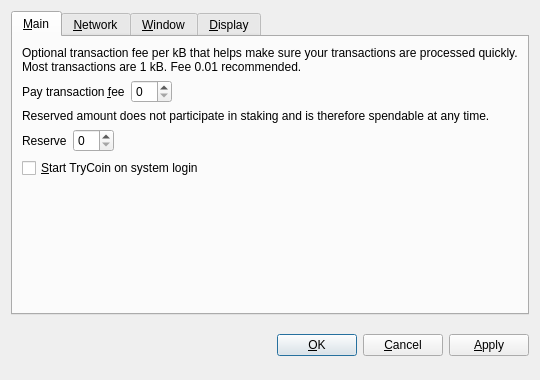
<?xml version="1.0" encoding="UTF-8"?>
<ui version="4.0">
 <class>OptionsDialog</class>
 <widget class="QDialog" name="OptionsDialog">
  <property name="geometry">
   <rect>
    <x>0</x>
    <y>0</y>
    <width>540</width>
    <height>380</height>
   </rect>
  </property>
  <property name="windowTitle">
   <string>Options</string>
  </property>
  <property name="modal">
   <bool>true</bool>
  </property>
  <layout class="QVBoxLayout" name="verticalLayout">
   <item>
    <widget class="QTabWidget" name="tabWidget">
     <property name="tabPosition">
      <enum>QTabWidget::North</enum>
     </property>
     <property name="currentIndex">
      <number>0</number>
     </property>
     <widget class="QWidget" name="tabMain">
      <attribute name="title">
       <string>&amp;Main</string>
      </attribute>
      <layout class="QVBoxLayout" name="verticalLayout_Main">
       <item>
        <widget class="QLabel" name="transactionFeeInfoLabel">
         <property name="text">
          <string>Optional transaction fee per kB that helps make sure your transactions are processed quickly. Most transactions are 1 kB. Fee 0.01 recommended.</string>
         </property>
         <property name="textFormat">
          <enum>Qt::PlainText</enum>
         </property>
         <property name="wordWrap">
          <bool>true</bool>
         </property>
        </widget>
       </item>
       <item>
        <layout class="QHBoxLayout" name="horizontalLayoutFee">
         <item>
          <widget class="QLabel" name="transactionFeeLabel">
           <property name="text">
            <string>Pay transaction &amp;fee</string>
           </property>
           <property name="textFormat">
            <enum>Qt::PlainText</enum>
           </property>
           <property name="buddy">
            <cstring>transactionFee</cstring>
           </property>
          </widget>
         </item>
         <item>
          <widget class="BitcoinAmountField" name="transactionFee"/>
         </item>
         <item>
          <spacer name="horizontalSpacerFee">
           <property name="orientation">
            <enum>Qt::Horizontal</enum>
           </property>
           <property name="sizeHint" stdset="0">
            <size>
             <width>40</width>
             <height>20</height>
            </size>
           </property>
          </spacer>
         </item>
        </layout>
       </item>
       <item>
        <widget class="QLabel" name="reserveBalanceInfoLabel">
         <property name="text">
          <string>Reserved amount does not participate in staking and is therefore spendable at any time.</string>
         </property>
         <property name="textFormat">
          <enum>Qt::PlainText</enum>
         </property>
         <property name="wordWrap">
          <bool>true</bool>
         </property>
        </widget>
       </item>
       <item>
        <layout class="QHBoxLayout" name="horizontalLayoutReserveBalance">
         <item>
          <widget class="QLabel" name="reserveBalanceLabel">
           <property name="text">
            <string>Reserve</string>
           </property>
           <property name="textFormat">
            <enum>Qt::PlainText</enum>
           </property>
           <property name="buddy">
            <cstring>reserveBalance</cstring>
           </property>
          </widget>
         </item>
         <item>
          <widget class="BitcoinAmountField" name="reserveBalance"/>
         </item>
         <item>
          <spacer name="horizontalSpacerReserveBalance">
           <property name="orientation">
            <enum>Qt::Horizontal</enum>
           </property>
           <property name="sizeHint" stdset="0">
            <size>
             <width>40</width>
             <height>20</height>
            </size>
           </property>
          </spacer>
         </item>
        </layout>
       </item>
       <item>
        <widget class="QCheckBox" name="bitcoinAtStartup">
         <property name="toolTip">
          <string>Automatically start TryCoin after logging in to the system.</string>
         </property>
         <property name="text">
          <string>&amp;Start TryCoin on system login</string>
         </property>
        </widget>
       </item>
       <item>
        <spacer name="verticalSpacer_Main">
         <property name="orientation">
          <enum>Qt::Vertical</enum>
         </property>
         <property name="sizeHint" stdset="0">
          <size>
           <width>20</width>
           <height>40</height>
          </size>
         </property>
        </spacer>
       </item>
      </layout>
     </widget>
     <widget class="QWidget" name="tabNetwork">
      <attribute name="title">
       <string>&amp;Network</string>
      </attribute>
      <layout class="QVBoxLayout" name="verticalLayout_Network">
       <item>
        <widget class="QCheckBox" name="mapPortUpnp">
         <property name="toolTip">
          <string>Automatically open the TryCoin client port on the router. This only works when your router supports UPnP and it is enabled.</string>
         </property>
         <property name="text">
          <string>Map port using &amp;UPnP</string>
         </property>
        </widget>
       </item>
       <item>
        <widget class="QCheckBox" name="connectSocks">
         <property name="toolTip">
          <string>Connect to the TryCoin network through a SOCKS5 proxy (e.g. when connecting through Tor).</string>
         </property>
         <property name="text">
          <string>&amp;Connect through SOCKS5 proxy:</string>
         </property>
        </widget>
       </item>
       <item>
        <layout class="QHBoxLayout" name="horizontalLayout_Network">
         <item>
          <widget class="QLabel" name="proxyIpLabel">
           <property name="text">
            <string>Proxy &amp;IP:</string>
           </property>
           <property name="textFormat">
            <enum>Qt::PlainText</enum>
           </property>
           <property name="buddy">
            <cstring>proxyIp</cstring>
           </property>
          </widget>
         </item>
         <item>
          <widget class="QValidatedLineEdit" name="proxyIp">
           <property name="maximumSize">
            <size>
             <width>140</width>
             <height>16777215</height>
            </size>
           </property>
           <property name="toolTip">
            <string>IP address of the proxy (e.g. 127.0.0.1)</string>
           </property>
          </widget>
         </item>
         <item>
          <widget class="QLabel" name="proxyPortLabel">
           <property name="text">
            <string>&amp;Port:</string>
           </property>
           <property name="textFormat">
            <enum>Qt::PlainText</enum>
           </property>
           <property name="buddy">
            <cstring>proxyPort</cstring>
           </property>
          </widget>
         </item>
         <item>
          <widget class="QLineEdit" name="proxyPort">
           <property name="maximumSize">
            <size>
             <width>55</width>
             <height>16777215</height>
            </size>
           </property>
           <property name="toolTip">
            <string>Port of the proxy (e.g. 9050)</string>
           </property>
          </widget>
         </item>
         <item>
          <spacer name="horizontalSpacer_Network">
           <property name="orientation">
            <enum>Qt::Horizontal</enum>
           </property>
           <property name="sizeHint" stdset="0">
            <size>
             <width>40</width>
             <height>20</height>
            </size>
           </property>
          </spacer>
         </item>
        </layout>
       </item>
       <item>
        <spacer name="verticalSpacer_Network">
         <property name="orientation">
          <enum>Qt::Vertical</enum>
         </property>
         <property name="sizeHint" stdset="0">
          <size>
           <width>20</width>
           <height>40</height>
          </size>
         </property>
        </spacer>
       </item>
      </layout>
     </widget>
     <widget class="QWidget" name="tabWindow">
      <attribute name="title">
       <string>&amp;Window</string>
      </attribute>
      <layout class="QVBoxLayout" name="verticalLayout_Window">
       <item>
        <widget class="QCheckBox" name="minimizeToTray">
         <property name="toolTip">
          <string>Show only a tray icon after minimizing the window.</string>
         </property>
         <property name="text">
          <string>&amp;Minimize to the tray instead of the taskbar</string>
         </property>
        </widget>
       </item>
       <item>
        <widget class="QCheckBox" name="minimizeOnClose">
         <property name="toolTip">
          <string>Minimize instead of exit the application when the window is closed. When this option is enabled, the application will be closed only after selecting Quit in the menu.</string>
         </property>
         <property name="text">
          <string>M&amp;inimize on close</string>
         </property>
        </widget>
       </item>
       <item>
        <spacer name="verticalSpacer_Window">
         <property name="orientation">
          <enum>Qt::Vertical</enum>
         </property>
         <property name="sizeHint" stdset="0">
          <size>
           <width>20</width>
           <height>40</height>
          </size>
         </property>
        </spacer>
       </item>
      </layout>
     </widget>
     <widget class="QWidget" name="tabDisplay">
      <attribute name="title">
       <string>&amp;Display</string>
      </attribute>
      <layout class="QVBoxLayout" name="verticalLayout_Display">
       <item>
        <layout class="QHBoxLayout" name="horizontalLayout_1_Display">
         <item>
          <widget class="QLabel" name="langLabel">
           <property name="text">
            <string>User Interface &amp;language:</string>
           </property>
           <property name="textFormat">
            <enum>Qt::PlainText</enum>
           </property>
           <property name="buddy">
            <cstring>lang</cstring>
           </property>
          </widget>
         </item>
         <item>
          <widget class="QValueComboBox" name="lang">
           <property name="toolTip">
            <string>The user interface language can be set here. This setting will take effect after restarting TryCoin.</string>
           </property>
          </widget>
         </item>
        </layout>
       </item>
       <item>
        <layout class="QHBoxLayout" name="horizontalLayout_2_Display">
         <item>
          <widget class="QLabel" name="unitLabel">
           <property name="text">
            <string>&amp;Unit to show amounts in:</string>
           </property>
           <property name="textFormat">
            <enum>Qt::PlainText</enum>
           </property>
           <property name="buddy">
            <cstring>unit</cstring>
           </property>
          </widget>
         </item>
         <item>
          <widget class="QValueComboBox" name="unit">
           <property name="toolTip">
            <string>Choose the default subdivision unit to show in the interface and when sending coins.</string>
           </property>
          </widget>
         </item>
        </layout>
       </item>
       <item>
        <widget class="QCheckBox" name="coinControlFeatures">
         <property name="toolTip">
          <string>Whether to show coin control features or not.</string>
         </property>
         <property name="text">
          <string>Display coin &amp;control features (experts only!)</string>
         </property>
        </widget>
       </item>
       <item>
        <widget class="QCheckBox" name="useBlackTheme">
         <property name="text">
          <string>Use black visual theme (requires restart)</string>
         </property>
        </widget>
       </item>
       <item>
        <spacer name="verticalSpacer_Display">
         <property name="orientation">
          <enum>Qt::Vertical</enum>
         </property>
         <property name="sizeHint" stdset="0">
          <size>
           <width>20</width>
           <height>40</height>
          </size>
         </property>
        </spacer>
       </item>
      </layout>
     </widget>
    </widget>
   </item>
   <item>
    <layout class="QHBoxLayout" name="horizontalLayout_Buttons">
     <item>
      <spacer name="horizontalSpacer_1">
       <property name="orientation">
        <enum>Qt::Horizontal</enum>
       </property>
       <property name="sizeHint" stdset="0">
        <size>
         <width>40</width>
         <height>48</height>
        </size>
       </property>
      </spacer>
     </item>
     <item>
      <widget class="QLabel" name="statusLabel">
       <property name="font">
        <font>
         <weight>75</weight>
         <bold>true</bold>
        </font>
       </property>
       <property name="text">
        <string/>
       </property>
       <property name="textFormat">
        <enum>Qt::PlainText</enum>
       </property>
       <property name="wordWrap">
        <bool>true</bool>
       </property>
      </widget>
     </item>
     <item>
      <spacer name="horizontalSpacer_2">
       <property name="orientation">
        <enum>Qt::Horizontal</enum>
       </property>
       <property name="sizeHint" stdset="0">
        <size>
         <width>40</width>
         <height>48</height>
        </size>
       </property>
      </spacer>
     </item>
     <item>
      <widget class="QPushButton" name="okButton">
       <property name="text">
        <string>&amp;OK</string>
       </property>
      </widget>
     </item>
     <item>
      <widget class="QPushButton" name="cancelButton">
       <property name="text">
        <string>&amp;Cancel</string>
       </property>
       <property name="autoDefault">
        <bool>false</bool>
       </property>
      </widget>
     </item>
     <item>
      <widget class="QPushButton" name="applyButton">
       <property name="text">
        <string>&amp;Apply</string>
       </property>
       <property name="autoDefault">
        <bool>false</bool>
       </property>
      </widget>
     </item>
    </layout>
   </item>
  </layout>
 </widget>
 <customwidgets>
  <customwidget>
   <class>BitcoinAmountField</class>
   <extends>QSpinBox</extends>
   <header>bitcoinamountfield.h</header>
  </customwidget>
  <customwidget>
   <class>QValueComboBox</class>
   <extends>QComboBox</extends>
   <header>qvaluecombobox.h</header>
  </customwidget>
  <customwidget>
   <class>QValidatedLineEdit</class>
   <extends>QLineEdit</extends>
   <header>qvalidatedlineedit.h</header>
  </customwidget>
 </customwidgets>
 <resources/>
 <connections/>
</ui>
